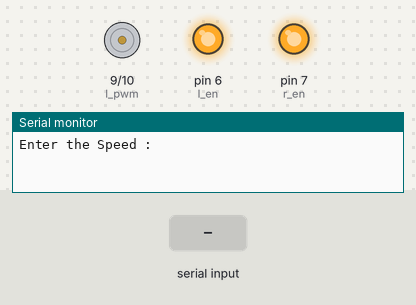
A sketch run on a simulated Arduino Uno, built with avr-gcc and run on an emulated ATmega328P. Shown: motor-driver pin pairs drawn as motors (green arrow = first pin HIGH = forward, orange = second pin HIGH = backward, longer = more drive), output pins drawn as LEDs (lit = HIGH), the last lines printed to the serial monitor. Inputs (shaded band) come from the test bench.

Above: at 1.2 s.
1.3 s: "90,45\n" received over Serial
At 1.9 s:
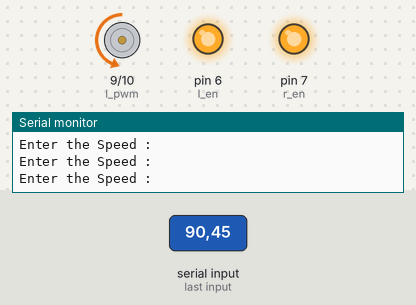
3.8 s: "5\n" received over Serial
At 5.8 s:
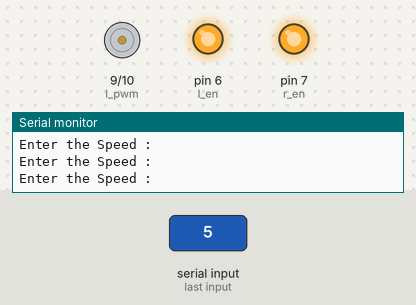
Timing chart, 0 to 7.3 s (numbered marks = the images above; inputs shaded):
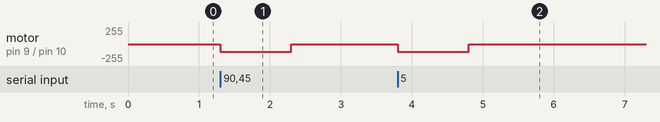

Measured:
- after the input at 1.3 s, motor on pin 9 (l_pwm) / pin 10 (r_pwm): stopped → backward 114/255 at once, → stopped 1.0 s later
- after the input at 3.8 s, motor on pin 9 (l_pwm) / pin 10 (r_pwm): stopped → backward 114/255 at once, → stopped 1.0 s later

The sketch:

DC_Interfacing_BTS.ino
```cpp
int l_pwm = 9;                    //check
int r_pwm = 10;                   //check
int l_en = 6;                     //check
int r_en = 7;                     //check

void setup() {
  pinMode(l_pwm, OUTPUT);
  pinMode(r_pwm, OUTPUT);
  pinMode(l_en, OUTPUT);
  pinMode(r_en, OUTPUT);

  digitalWrite(l_en, HIGH);
  digitalWrite(r_en, HIGH);
  Serial.begin(115200);

}

void loop() {
  Serial.println("Enter the Speed : ");
  while(Serial.available() == 0){}
  int speed = Serial.parseInt();
  int x = map(speed, 0, 100, 0, 255 ); // map(var, wanted range , available range)
  analogWrite(l_pwm, 0);
  analogWrite(r_pwm, x);
}
```
